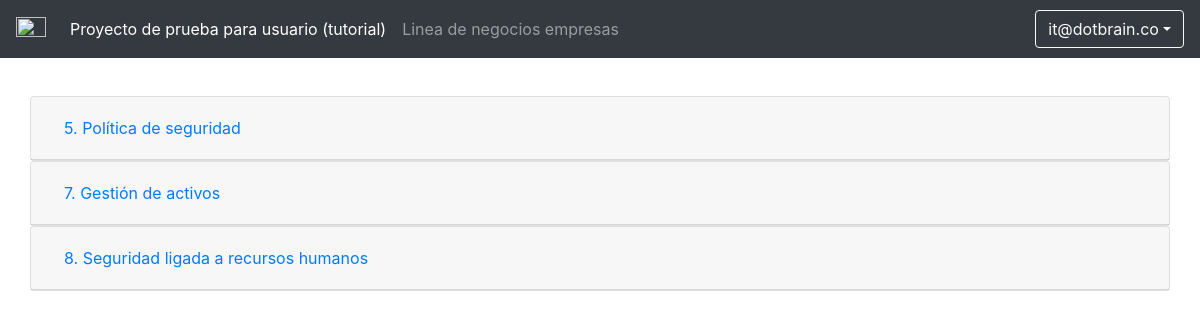
Page /project/3/ (signed in) on the committed database.
### projects/models.py (models this page shows, shortened)
class Project(models.Model):
    admin = models.ForeignKey(User, on_delete=models.CASCADE)
    name  = models.CharField(max_length=100)
    class Meta:
        verbose_name = 'Proyecto'
        verbose_name_plural = 'Proyectos'
        ordering = ['id']

### numerals/models.py (models this page shows, shortened)
class Title(models.Model):
    title = models.CharField(max_length=100)
    position_in_menu = models.PositiveIntegerField()
    class Meta:
        verbose_name = 'Título Numeral'
        verbose_name_plural = 'Títulos Numerales'
        ordering = ['position_in_menu']

### inicio/views/projectView.py (the view, shortened to what this page needs)
# urls.py: path('project/', proyect_view, name='index'),
@login_required(login_url='/')
def proyect_view(req, id_project=None):
    template = get_template('inicio/index.html')
    projects = Project.objects.filter(admin=req.user)
    project = None
    if projects.count() == 0:
        project = Project(name='Proyecto de prueba para usuario (tutorial)', admin=req.user)
        project.save()
        return redirect('/project/' + str(project.id) + '/')
    projects = Project.objects.filter(admin=req.user)
    project = Project.objects.filter(admin=req.user, id=id_project)
    if project.count() == 0:
        id = projects[0].id
        return redirect('/project/' + str(id) + '/')
    project = project[0]
    project_ligs = Project_SubNumeral.objects.filter(project=project)
    titles = Title.objects.all()
    for title in titles:
        title.numerals = Numeral.objects.filter(title=title)
        for indexNumeral in range(0, len(title.numerals)):
            numeral = title.numerals[indexNumeral]
            title.numerals[indexNumeral].subnumerals = Project_SubNumeral.objects.filter(subnumeral__numeral=numeral, project=project)
    ctx = {
        'projects': projects,
        'id_project': id_project,
        'titles': titles,
        'email': req.user.email
    }
    return HttpResponse(template.render(ctx, req))

### numerals/models.py (called while the page is built)
    def __str__(self):
        return self.name

### templates/inicio/index.html (shortened to what this page needs)
{% load staticfiles %}
<!DOCTYPE html>
<html lang="en">
<head>
  <link rel="stylesheet" href="https://cdnjs.cloudflare.com/ajax/libs/font-awesome/4.7.0/css/font-awesome.min.css">
  <link href=" {% static 'vendor/bootstrap/css/bootstrap.min.css' %}" rel="stylesheet">
  <link href="{% static 'css/stylish.css' %}" rel="stylesheet">
</head>
  <body id="page-top">
    <div class="container">
      <nav class="navbar navbar-expand-lg navbar-dark bg-dark fixed-top">
          <a class="navbar-brand">
            <img src="{% static 'img/Logo-light.svg' %}" class="img-fluid" width="30" height="30" alt="">
          </a>
          <div class="collapse navbar-collapse" id="navbarSupportedContent">
            <ul class="navbar-nav mr-auto">
              {% for project in projects %}
              <li class="nav-item">
                <a href="/project/{{ project.id }}/" class="nav-link {% if id_project == project.id %}ac active{% endif %}" href="">{{ project.name }}</a>
              </li>
              {% endfor %}
            </ul>
            <ul class="navbar-nav d-lg-block">
              <li class="nav-item dropdown">
                <button type="button" class="btn btn-outline-light dropdown-toggle" data-toggle="dropdown" aria-haspopup="true" aria-expanded="false">{{ email }}</button>
            </li>
          </ul>
          </div>
      </nav>
      <div class="row mt-5 pt-5">
        <div id="accordion" style="min-width:100%;">
          {% for title in titles %}
          <div class="card">
            <div class="card-header" id="heading-{{ title.id }}">
              <h5 class="mb-0">
                <button class="btn btn-link" data-toggle="collapse" data-target="#collapse-title-{{ title.id }}" aria-expanded="false" aria-controls="collapse-title-{{ title.id }}">
                  {{ title.title }}
                </button>
              </h5>
            </div>
          </div>
          {% endfor %}
          </div>
        </div>
      </div>
</body>
</html>

### static/css/stylish.css (style rules this page uses)
body, html { width: 100%; height: 100%; margin: 0; padding: 0; }

### rows in the picture
Project: name "Proyecto de prueba para usuario (tutorial)"
Project: name "Linea de negocios empresas"
Title: title "5. Política de seguridad"
Title: title "7. Gestión de activos"
Title: title "8. Seguridad ligada a recursos humanos"

### other values in the picture
{{ email }} "it@dotbrain.co"
